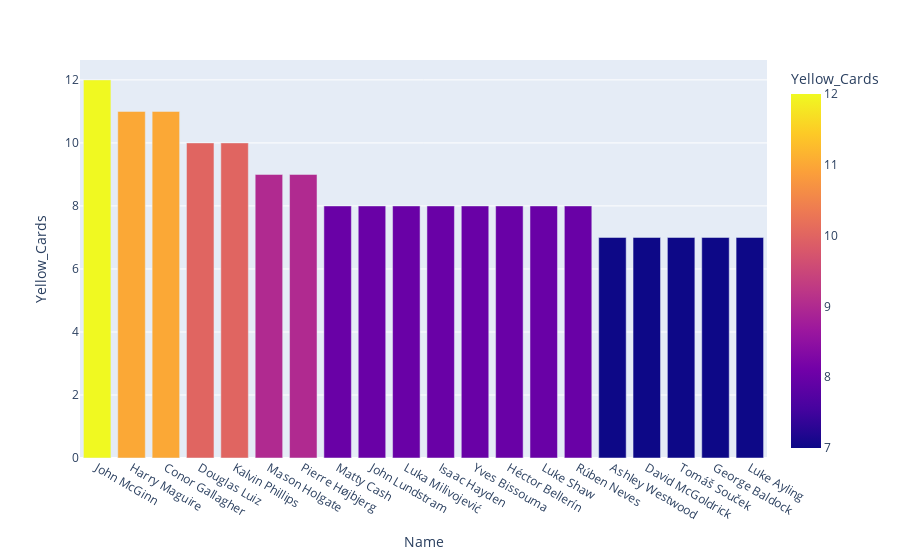

The notebook cell saved with this chart:
### Code cell
px.bar(c, x='Name', y='Yellow_Cards', color='Yellow_Cards')

### Figure 1 — Plotly figure (JSON) as saved in the notebook; plotly's stock layout.template omitted (floating-point values rounded to 4 significant figures)
{"data": [{"alignmentgroup": "True", "hovertemplate": "Name=%{x}<br>Yellow_Cards=%{marker.color}<extra></extra>", "legendgroup": "", "marker": {"color": [12, 11, 11, 10, 10, 9, 9, 8, 8, 8, 8, 8, 8, 8, 8, 7, 7, 7, 7, 7], "coloraxis": "coloraxis", "pattern": {"shape": ""}}, "name": "", "offsetgroup": "", "orientation": "v", "showlegend": false, "textposition": "auto", "type": "bar", "x": ["John McGinn", "Harry Maguire", "Conor Gallagher", "Douglas Luiz", "Kalvin Phillips", "Mason Holgate", "Pierre Højbjerg", "Matty Cash", "John Lundstram", "Luka Milivojević", "Isaac Hayden", "Yves Bissouma", "Héctor Bellerín", "Luke Shaw", "Rúben Neves", "Ashley Westwood", "David McGoldrick", "Tomáš Souček", "George Baldock", "Luke Ayling"], "xaxis": "x", "y": [12, 11, 11, 10, 10, 9, 9, 8, 8, 8, 8, 8, 8, 8, 8, 7, 7, 7, 7, 7], "yaxis": "y"}], "layout": {"barmode": "relative", "coloraxis": {"colorbar": {"title": {"text": "Yellow_Cards"}}, "colorscale": [[0, "#0d0887"], [0.1111, "#46039f"], [0.2222, "#7201a8"], [0.3333, "#9c179e"], [0.4444, "#bd3786"], [0.5556, "#d8576b"], [0.6667, "#ed7953"], [0.7778, "#fb9f3a"], [0.8889, "#fdca26"], [1, "#f0f921"]]}, "legend": {"tracegroupgap": 0}, "margin": {"t": 60}, "xaxis": {"anchor": "y", "domain": [0, 1], "title": {"text": "Name"}}, "yaxis": {"anchor": "x", "domain": [0, 1], "title": {"text": "Yellow_Cards"}}}}
